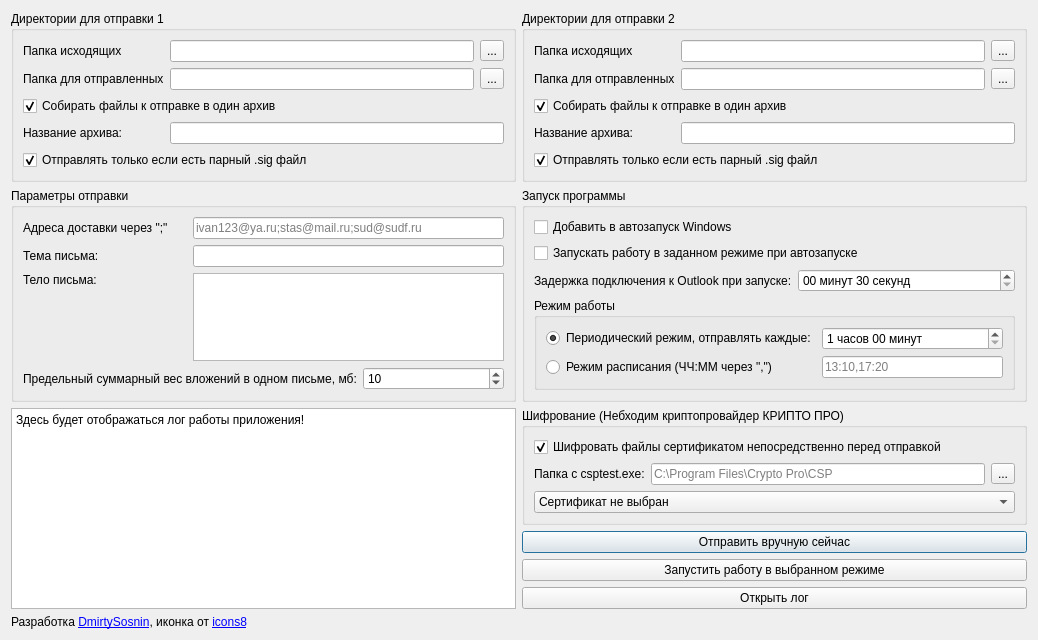
<?xml version="1.0" encoding="UTF-8"?>
<ui version="4.0">
 <class>Dialog</class>
 <widget class="QDialog" name="Dialog">
  <property name="geometry">
   <rect>
    <x>0</x>
    <y>0</y>
    <width>1038</width>
    <height>639</height>
   </rect>
  </property>
  <property name="sizePolicy">
   <sizepolicy hsizetype="Preferred" vsizetype="Preferred">
    <horstretch>0</horstretch>
    <verstretch>0</verstretch>
   </sizepolicy>
  </property>
  <property name="maximumSize">
   <size>
    <width>1600</width>
    <height>1000</height>
   </size>
  </property>
  <property name="windowTitle">
   <string>Диспетчер автоматической отправки Outlook</string>
  </property>
  <layout class="QGridLayout" name="gridLayout">
   <item row="0" column="0">
    <widget class="QGroupBox" name="groupBox_3">
     <property name="sizePolicy">
      <sizepolicy hsizetype="MinimumExpanding" vsizetype="Preferred">
       <horstretch>0</horstretch>
       <verstretch>0</verstretch>
      </sizepolicy>
     </property>
     <property name="title">
      <string>Директории для отправки 1</string>
     </property>
     <layout class="QGridLayout" name="gridLayout_3">
      <item row="1" column="0">
       <widget class="QLabel" name="label_5">
        <property name="acceptDrops">
         <bool>false</bool>
        </property>
        <property name="toolTip">
         <string>Место, где программа ищет документы на отправку</string>
        </property>
        <property name="text">
         <string>Папка исходящих</string>
        </property>
       </widget>
      </item>
      <item row="4" column="1" colspan="2">
       <widget class="QLineEdit" name="lineEdit_archname">
        <property name="text">
         <string/>
        </property>
       </widget>
      </item>
      <item row="4" column="0">
       <widget class="QLabel" name="label_10">
        <property name="text">
         <string>Название архива: </string>
        </property>
       </widget>
      </item>
      <item row="3" column="0" colspan="2">
       <widget class="QCheckBox" name="checkBox_archive_files">
        <property name="toolTip">
         <string>Собирать все подходящие для отправки файлы в один архив</string>
        </property>
        <property name="text">
         <string>Собирать файлы к отправке в один архив</string>
        </property>
        <property name="checked">
         <bool>true</bool>
        </property>
       </widget>
      </item>
      <item row="2" column="2">
       <widget class="QToolButton" name="toolButton_lineEdit_put_path">
        <property name="text">
         <string>...</string>
        </property>
       </widget>
      </item>
      <item row="2" column="0">
       <widget class="QLabel" name="label_6">
        <property name="toolTip">
         <string>Место, куда программа складывает отправленне файлы/архивы</string>
        </property>
        <property name="text">
         <string>Папка для отправленных</string>
        </property>
       </widget>
      </item>
      <item row="1" column="1">
       <widget class="QLineEdit" name="lineEdit_get_path">
        <property name="sizePolicy">
         <sizepolicy hsizetype="MinimumExpanding" vsizetype="Fixed">
          <horstretch>0</horstretch>
          <verstretch>0</verstretch>
         </sizepolicy>
        </property>
        <property name="minimumSize">
         <size>
          <width>300</width>
          <height>0</height>
         </size>
        </property>
        <property name="maximumSize">
         <size>
          <width>16777215</width>
          <height>16777215</height>
         </size>
        </property>
        <property name="toolTip">
         <string>Место, где программа ищет документы на отправку</string>
        </property>
       </widget>
      </item>
      <item row="5" column="0" colspan="2">
       <widget class="QCheckBox" name="checkBox_with_sig_only">
        <property name="toolTip">
         <string>Если у файла нет парного файла с .sig на конце, такие файлы будут инорироваться</string>
        </property>
        <property name="text">
         <string>Отправлять только если есть парный .sig файл</string>
        </property>
        <property name="checkable">
         <bool>true</bool>
        </property>
        <property name="checked">
         <bool>true</bool>
        </property>
       </widget>
      </item>
      <item row="1" column="2">
       <widget class="QToolButton" name="toolButton_lineEdit_get_path">
        <property name="text">
         <string>...</string>
        </property>
       </widget>
      </item>
      <item row="2" column="1">
       <widget class="QLineEdit" name="lineEdit_put_path">
        <property name="sizePolicy">
         <sizepolicy hsizetype="MinimumExpanding" vsizetype="Fixed">
          <horstretch>0</horstretch>
          <verstretch>0</verstretch>
         </sizepolicy>
        </property>
        <property name="maximumSize">
         <size>
          <width>16777215</width>
          <height>16777215</height>
         </size>
        </property>
        <property name="toolTip">
         <string>Место, куда программа складывает отправленне файлы/архивы</string>
        </property>
       </widget>
      </item>
     </layout>
    </widget>
   </item>
   <item row="1" column="0">
    <widget class="QGroupBox" name="groupBox_2">
     <property name="sizePolicy">
      <sizepolicy hsizetype="MinimumExpanding" vsizetype="Maximum">
       <horstretch>0</horstretch>
       <verstretch>0</verstretch>
      </sizepolicy>
     </property>
     <property name="title">
      <string>Параметры отправки</string>
     </property>
     <layout class="QGridLayout" name="gridLayout_2">
      <item row="0" column="1" colspan="2">
       <widget class="QLineEdit" name="lineEdit_recipients">
        <property name="toolTip">
         <string>Например: &quot;ivan123@ya.ru;stas@mail.ru;sud@sudf.ru&quot;</string>
        </property>
        <property name="placeholderText">
         <string>ivan123@ya.ru;stas@mail.ru;sud@sudf.ru</string>
        </property>
       </widget>
      </item>
      <item row="1" column="0">
       <widget class="QLabel" name="label_3">
        <property name="text">
         <string>Тема письма:</string>
        </property>
       </widget>
      </item>
      <item row="2" column="1" colspan="2">
       <widget class="QPlainTextEdit" name="plainTextEdit_body"/>
      </item>
      <item row="3" column="2">
       <widget class="QSpinBox" name="spinBox_max_attach_weight">
        <property name="minimum">
         <number>1</number>
        </property>
        <property name="value">
         <number>10</number>
        </property>
       </widget>
      </item>
      <item row="3" column="0" colspan="2">
       <widget class="QLabel" name="label_8">
        <property name="toolTip">
         <string>Когда суммарный вес документов достигает этого значения, письмо отправляется,
оставшиеся документы начинают формировать новое письмо.</string>
        </property>
        <property name="text">
         <string>Предельный суммарный вес вложений в одном письме, мб:</string>
        </property>
       </widget>
      </item>
      <item row="2" column="0">
       <widget class="QLabel" name="label_4">
        <property name="text">
         <string>Тело письма:</string>
        </property>
        <property name="alignment">
         <set>Qt::AlignLeading|Qt::AlignLeft|Qt::AlignTop</set>
        </property>
       </widget>
      </item>
      <item row="1" column="1" colspan="2">
       <widget class="QLineEdit" name="lineEdit_subject"/>
      </item>
      <item row="0" column="0">
       <widget class="QLabel" name="label_2">
        <property name="toolTip">
         <string>Например: &quot;ivan123@ya.ru;stas@mail.ru;sud@sudf.ru&quot;</string>
        </property>
        <property name="text">
         <string>Адреса доставки через &quot;;&quot;</string>
        </property>
       </widget>
      </item>
     </layout>
    </widget>
   </item>
   <item row="0" column="5">
    <widget class="QGroupBox" name="groupBox">
     <property name="sizePolicy">
      <sizepolicy hsizetype="MinimumExpanding" vsizetype="Preferred">
       <horstretch>0</horstretch>
       <verstretch>0</verstretch>
      </sizepolicy>
     </property>
     <property name="title">
      <string>Директории для отправки 2</string>
     </property>
     <layout class="QGridLayout" name="gridLayout_10">
      <item row="0" column="0">
       <widget class="QLabel" name="label_18">
        <property name="acceptDrops">
         <bool>false</bool>
        </property>
        <property name="toolTip">
         <string>Место, где программа ищет документы на отправку</string>
        </property>
        <property name="text">
         <string>Папка исходящих</string>
        </property>
       </widget>
      </item>
      <item row="0" column="1">
       <widget class="QLineEdit" name="lineEdit_get_path_3">
        <property name="minimumSize">
         <size>
          <width>300</width>
          <height>0</height>
         </size>
        </property>
        <property name="maximumSize">
         <size>
          <width>16777215</width>
          <height>16777215</height>
         </size>
        </property>
        <property name="toolTip">
         <string>Место, где программа ищет документы на отправку</string>
        </property>
       </widget>
      </item>
      <item row="0" column="2">
       <widget class="QToolButton" name="toolButton_lineEdit_get_path_3">
        <property name="text">
         <string>...</string>
        </property>
       </widget>
      </item>
      <item row="1" column="0">
       <widget class="QLabel" name="label_15">
        <property name="toolTip">
         <string>Место, куда программа складывает отправленне файлы/архивы</string>
        </property>
        <property name="text">
         <string>Папка для отправленных</string>
        </property>
       </widget>
      </item>
      <item row="1" column="1">
       <widget class="QLineEdit" name="lineEdit_put_path_3">
        <property name="maximumSize">
         <size>
          <width>16777215</width>
          <height>16777215</height>
         </size>
        </property>
        <property name="toolTip">
         <string>Место, куда программа складывает отправленне файлы/архивы</string>
        </property>
       </widget>
      </item>
      <item row="1" column="2">
       <widget class="QToolButton" name="toolButton_lineEdit_put_path_3">
        <property name="text">
         <string>...</string>
        </property>
       </widget>
      </item>
      <item row="2" column="0" colspan="2">
       <widget class="QCheckBox" name="checkBox_archive_files_3">
        <property name="toolTip">
         <string>Собирать все подходящие для отправки файлы в один архив</string>
        </property>
        <property name="text">
         <string>Собирать файлы к отправке в один архив</string>
        </property>
        <property name="checked">
         <bool>true</bool>
        </property>
       </widget>
      </item>
      <item row="3" column="0">
       <widget class="QLabel" name="label_17">
        <property name="text">
         <string>Название архива: </string>
        </property>
       </widget>
      </item>
      <item row="3" column="1" colspan="2">
       <widget class="QLineEdit" name="lineEdit_archname_3">
        <property name="text">
         <string/>
        </property>
       </widget>
      </item>
      <item row="4" column="0" colspan="2">
       <widget class="QCheckBox" name="checkBox_with_sig_only_3">
        <property name="toolTip">
         <string>Если у файла нет парного файла с .sig на конце, такие файлы будут инорироваться</string>
        </property>
        <property name="text">
         <string>Отправлять только если есть парный .sig файл</string>
        </property>
        <property name="checkable">
         <bool>true</bool>
        </property>
        <property name="checked">
         <bool>true</bool>
        </property>
       </widget>
      </item>
     </layout>
    </widget>
   </item>
   <item row="1" column="5">
    <widget class="QGroupBox" name="groupBox_5">
     <property name="title">
      <string>Запуск программы</string>
     </property>
     <layout class="QGridLayout" name="gridLayout_5">
      <item row="2" column="1">
       <widget class="QTimeEdit" name="timeEdit_connecting_delay">
        <property name="toolTip">
         <string>Дать время на запуск других программ</string>
        </property>
        <property name="currentSection">
         <enum>QDateTimeEdit::MinuteSection</enum>
        </property>
        <property name="displayFormat">
         <string>mm минут ss секунд</string>
        </property>
        <property name="time">
         <time>
          <hour>0</hour>
          <minute>0</minute>
          <second>30</second>
         </time>
        </property>
       </widget>
      </item>
      <item row="0" column="0" colspan="2">
       <widget class="QCheckBox" name="checkBox_autorun">
        <property name="toolTip">
         <string>В папке автозагрузки создается ярлык на запуск программы</string>
        </property>
        <property name="text">
         <string>Добавить в автозапуск Windows</string>
        </property>
       </widget>
      </item>
      <item row="2" column="0">
       <widget class="QLabel" name="label_7">
        <property name="toolTip">
         <string>Дать время на запуск других программ</string>
        </property>
        <property name="text">
         <string>Задержка подключения к Outlook при запуске:</string>
        </property>
       </widget>
      </item>
      <item row="1" column="0" colspan="2">
       <widget class="QCheckBox" name="checkBox_autostart">
        <property name="toolTip">
         <string>При автозапуске будет запущена работа в выбранном режиме</string>
        </property>
        <property name="text">
         <string>Запускать работу в заданном режиме при автозапуске</string>
        </property>
       </widget>
      </item>
      <item row="3" column="0" colspan="2">
       <widget class="QGroupBox" name="groupBox_4">
        <property name="title">
         <string>Режим работы</string>
        </property>
        <layout class="QGridLayout" name="gridLayout_4">
         <item row="0" column="0" colspan="2">
          <widget class="QRadioButton" name="radioButton_periodic">
           <property name="toolTip">
            <string>Режим отправки через заданный промежуток времени</string>
           </property>
           <property name="text">
            <string>Периодический режим, отправлять каждые:</string>
           </property>
           <property name="checked">
            <bool>true</bool>
           </property>
          </widget>
         </item>
         <item row="1" column="0" colspan="2">
          <widget class="QRadioButton" name="radioButton_schedule">
           <property name="toolTip">
            <string>Режим отправки в указанное время</string>
           </property>
           <property name="text">
            <string>Режим расписания (ЧЧ:ММ через &quot;,&quot;)</string>
           </property>
          </widget>
         </item>
         <item row="0" column="2">
          <widget class="QTimeEdit" name="timeEdit_send_period">
           <property name="minimumTime">
            <time>
             <hour>0</hour>
             <minute>1</minute>
             <second>0</second>
            </time>
           </property>
           <property name="displayFormat">
            <string>H часов mm минут</string>
           </property>
           <property name="time">
            <time>
             <hour>1</hour>
             <minute>0</minute>
             <second>0</second>
            </time>
           </property>
          </widget>
         </item>
         <item row="1" column="2">
          <widget class="QLineEdit" name="lineEdit_schedule">
           <property name="placeholderText">
            <string>13:10,17:20</string>
           </property>
          </widget>
         </item>
        </layout>
       </widget>
      </item>
     </layout>
    </widget>
   </item>
   <item row="18" column="0">
    <widget class="QLabel" name="label_9">
     <property name="sizePolicy">
      <sizepolicy hsizetype="Preferred" vsizetype="Maximum">
       <horstretch>0</horstretch>
       <verstretch>0</verstretch>
      </sizepolicy>
     </property>
     <property name="text">
      <string>&lt;html&gt;&lt;head/&gt;&lt;body&gt;&lt;p&gt;Разработка &lt;a href=&quot;https://boosty.to/microrazrab&quot;&gt;&lt;span style=&quot; text-decoration: underline; color:#0000ff;&quot;&gt;DmirtySosnin&lt;/span&gt;&lt;/a&gt;, иконка от &lt;a href=&quot;https://icons8.ru/&quot;&gt;&lt;span style=&quot; text-decoration: underline; color:#0000ff;&quot;&gt;icons8&lt;/span&gt;&lt;/a&gt;&lt;/p&gt;&lt;/body&gt;&lt;/html&gt;</string>
     </property>
     <property name="textFormat">
      <enum>Qt::RichText</enum>
     </property>
     <property name="openExternalLinks">
      <bool>true</bool>
     </property>
    </widget>
   </item>
   <item row="2" column="5">
    <widget class="QGroupBox" name="groupBox_encrypt_attachments">
     <property name="sizePolicy">
      <sizepolicy hsizetype="Preferred" vsizetype="Maximum">
       <horstretch>0</horstretch>
       <verstretch>0</verstretch>
      </sizepolicy>
     </property>
     <property name="toolTip">
      <string>Непосредственно перед отправкой файл/ы можно зашифровать на основе 
выбранного сертификата из хранилища личных сертификатов пользователя</string>
     </property>
     <property name="title">
      <string>Шифрование (Небходим криптопровайдер КРИПТО ПРО)</string>
     </property>
     <property name="checkable">
      <bool>false</bool>
     </property>
     <layout class="QGridLayout" name="gridLayout_6">
      <item row="1" column="0">
       <widget class="QLabel" name="label">
        <property name="toolTip">
         <string>Укажите папку, где находится файл csptest.exe 
(Место установки КРИПТО ПРО, по умолчанию C:\Program Files\Crypto Pro\CSP)</string>
        </property>
        <property name="text">
         <string>Папка с csptest.exe:</string>
        </property>
       </widget>
      </item>
      <item row="1" column="2">
       <widget class="QToolButton" name="toolButton_lineEdit_csp_path">
        <property name="text">
         <string>...</string>
        </property>
       </widget>
      </item>
      <item row="1" column="1">
       <widget class="QLineEdit" name="lineEdit_csp_path">
        <property name="maximumSize">
         <size>
          <width>16777215</width>
          <height>16777215</height>
         </size>
        </property>
        <property name="toolTip">
         <string>Укажите папку, где находится файл csptest.exe 
(Место установки КРИПТО ПРО, по умолчанию C:\Program Files\Crypto Pro\CSP)</string>
        </property>
        <property name="placeholderText">
         <string>C:\Program Files\Crypto Pro\CSP</string>
        </property>
       </widget>
      </item>
      <item row="3" column="0" colspan="3">
       <widget class="QComboBox" name="comboBox_certs">
        <property name="sizePolicy">
         <sizepolicy hsizetype="Minimum" vsizetype="Fixed">
          <horstretch>0</horstretch>
          <verstretch>0</verstretch>
         </sizepolicy>
        </property>
        <property name="maximumSize">
         <size>
          <width>16777215</width>
          <height>16777215</height>
         </size>
        </property>
        <property name="toolTip">
         <string>Сертификаты из хранилища Личные</string>
        </property>
        <item>
         <property name="text">
          <string>Сертификат не выбран</string>
         </property>
        </item>
       </widget>
      </item>
      <item row="0" column="0" colspan="3">
       <widget class="QCheckBox" name="checkBox_use_encryption">
        <property name="text">
         <string>Шифровать файлы сертификатом непосредственно перед отправкой</string>
        </property>
        <property name="checked">
         <bool>true</bool>
        </property>
       </widget>
      </item>
     </layout>
    </widget>
   </item>
   <item row="3" column="5">
    <widget class="QPushButton" name="pushButton_create_mail_now">
     <property name="toolTip">
      <string>Сформировать письмо/а для отправки и отобразить их.</string>
     </property>
     <property name="text">
      <string>Отправить вручную сейчас</string>
     </property>
    </widget>
   </item>
   <item row="4" column="5">
    <widget class="QPushButton" name="pushButton_start_stop_workers">
     <property name="toolTip">
      <string>Запустить работу программы в выбранном режиме сейчас</string>
     </property>
     <property name="text">
      <string>Запустить работу в выбранном режиме</string>
     </property>
    </widget>
   </item>
   <item row="2" column="0" rowspan="4">
    <widget class="QPlainTextEdit" name="plainTextEdit_log">
     <property name="undoRedoEnabled">
      <bool>false</bool>
     </property>
     <property name="readOnly">
      <bool>true</bool>
     </property>
     <property name="plainText">
      <string>Здесь будет отображаться лог работы приложения!</string>
     </property>
    </widget>
   </item>
   <item row="5" column="5">
    <widget class="QPushButton" name="pushButton_log">
     <property name="text">
      <string>Открыть лог</string>
     </property>
    </widget>
   </item>
  </layout>
 </widget>
 <resources/>
 <connections/>
</ui>
